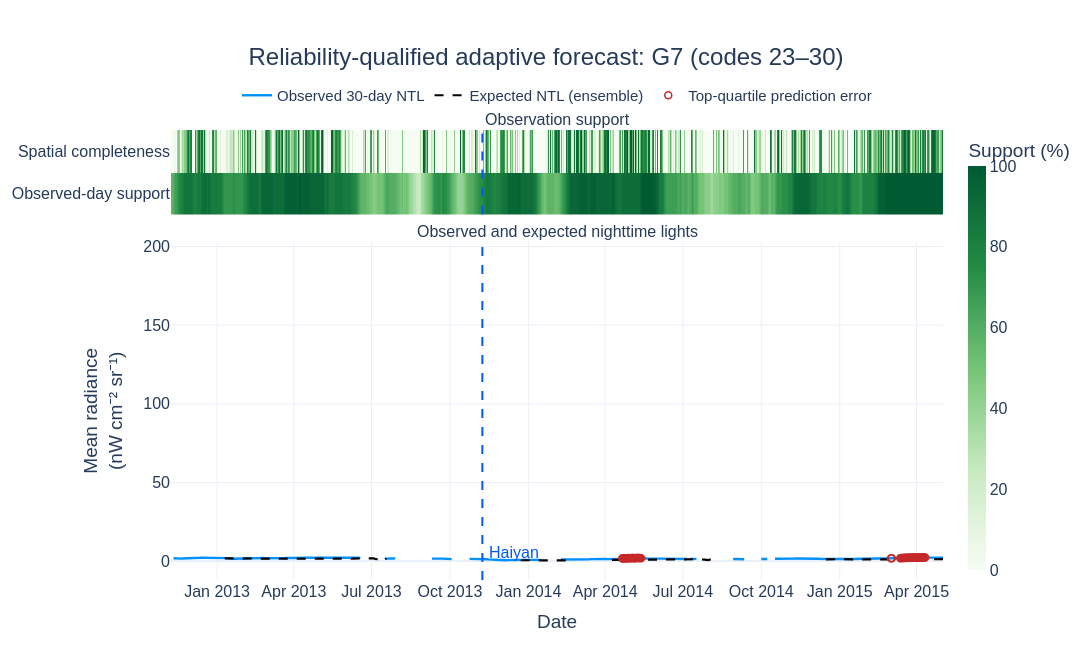

The cell this chart's notebook holds for it:
### Code cell
# ------------------------------------------------------------
# RELIABILITY-QUALIFIED G7 MODEL OUTPUT
# ------------------------------------------------------------

fig_g7_forecast = plot_forecast_anomaly(
    result=rq_results[g7_label],
    title=(
        "Reliability-qualified adaptive forecast: "
        f"{g7_label}"
    ),
    support_rows=[
        {
            "label": "Observed-day support",
            "column": "temporal_support_pct",
        },
        {
            "label": "Spatial completeness",
            "column": "spatial_completeness_pct",
        },
    ],
)

fig_g7_forecast.show()

### Figure 1 — Plotly figure (JSON) as saved in the notebook; plotly's stock layout.template omitted (floating-point values rounded to 4 significant figures; data arrays with more than 128 entries replaced by an {"elided": "..."} marker saying what was removed)
{"data": [{"coloraxis": "coloraxis", "hoverongaps": false, "hovertemplate": "%{x|%d %b %Y}<br>%{y}: %{z:.1f}%<extra></extra>", "type": "heatmap", "x": {"elided": "4933 str values"}, "xaxis": "x", "y": ["Observed-day support", "Spatial completeness"], "yaxis": "y", "z": {"elided": "2x4933 float values"}, "zsmooth": false}, {"connectgaps": false, "line": {"color": "#0091FF", "width": 2.4}, "mode": "lines", "name": "Observed 30-day NTL", "type": "scatter", "x": {"elided": "4933 str values"}, "xaxis": "x2", "y": {"elided": "4933 float values"}, "yaxis": "y2"}, {"connectgaps": false, "line": {"color": "#000000", "dash": "dash", "width": 2.2}, "mode": "lines", "name": "Expected NTL (ensemble)", "type": "scatter", "x": {"elided": "4933 str values"}, "xaxis": "x2", "y": {"elided": "4933 float values"}, "yaxis": "y2"}, {"customdata": {"elided": "645x2 float values"}, "hovertemplate": "%{x|%d %b %Y}<br>Observed: %{y:.3f}<br>Residual: %{customdata[0]:.3f}<br>Model agreement: %{customdata[1]:.0f}%<extra></extra>", "marker": {"color": "#C62828", "line": {"width": 1.5}, "size": 7, "symbol": "circle-open"}, "mode": "markers", "name": "Top-quartile prediction error", "type": "scatter", "x": {"elided": "645 str values"}, "xaxis": "x2", "y": {"elided": "645 float values"}, "yaxis": "y2"}], "layout": {"annotations": [{"font": {"size": 16}, "showarrow": false, "text": "Observation support", "x": 0.5, "xanchor": "center", "xref": "paper", "y": 1, "yanchor": "bottom", "yref": "paper"}, {"font": {"size": 16}, "showarrow": false, "text": "Observed and expected nighttime lights", "x": 0.5, "xanchor": "center", "xref": "paper", "y": 0.752, "yanchor": "bottom", "yref": "paper"}, {"font": {"color": "#0057FF", "size": 16}, "showarrow": false, "text": "Haiyan", "x": "2013-11-13T00:00:00", "xanchor": "left", "xref": "x2", "y": 0.05, "yref": "y2 domain"}], "coloraxis": {"cmax": 100, "cmin": 0, "colorbar": {"thickness": 18, "title": {"text": "Support (%)"}}, "colorscale": [[0, "#F7FCF5"], [0.1, "#E5F5E0"], [0.25, "#C7E9C0"], [0.5, "#74C476"], [0.75, "#238B45"], [1, "#005A32"]]}, "font": {"color": "#243B5A", "family": "Arial", "size": 16}, "height": 650, "hovermode": "x unified", "legend": {"font": {"size": 15}, "orientation": "h", "x": 0.5, "xanchor": "center", "y": 1.04, "yanchor": "bottom"}, "margin": {"b": 70, "l": 105, "r": 100, "t": 130}, "paper_bgcolor": "rgba(0,0,0,0)", "plot_bgcolor": "white", "shapes": [{"line": {"color": "#0057FF", "dash": "dash", "width": 2}, "type": "line", "x0": "2013-11-08T00:00:00", "x1": "2013-11-08T00:00:00", "xref": "x", "y0": 0, "y1": 1, "yref": "y domain"}, {"line": {"color": "#0057FF", "dash": "dash", "width": 2}, "type": "line", "x0": "2013-11-08T00:00:00", "x1": "2013-11-08T00:00:00", "xref": "x2", "y0": 0, "y1": 1, "yref": "y2 domain"}], "title": {"font": {"size": 24}, "text": "Reliability-qualified adaptive forecast: G7 (codes 23–30)", "x": 0.5, "xanchor": "center"}, "width": 1200, "xaxis": {"anchor": "y", "domain": [0, 1], "matches": "x2", "showticklabels": false}, "xaxis2": {"anchor": "y2", "domain": [0, 1], "range": ["2012-11-08T00:00:00", "2015-05-02T00:00:00"], "title": {"text": "Date"}}, "yaxis": {"anchor": "x", "domain": [0.812, 1]}, "yaxis2": {"anchor": "x2", "domain": [0, 0.752], "title": {"text": "Mean radiance<br>(nW cm⁻² sr⁻¹)"}}}}
